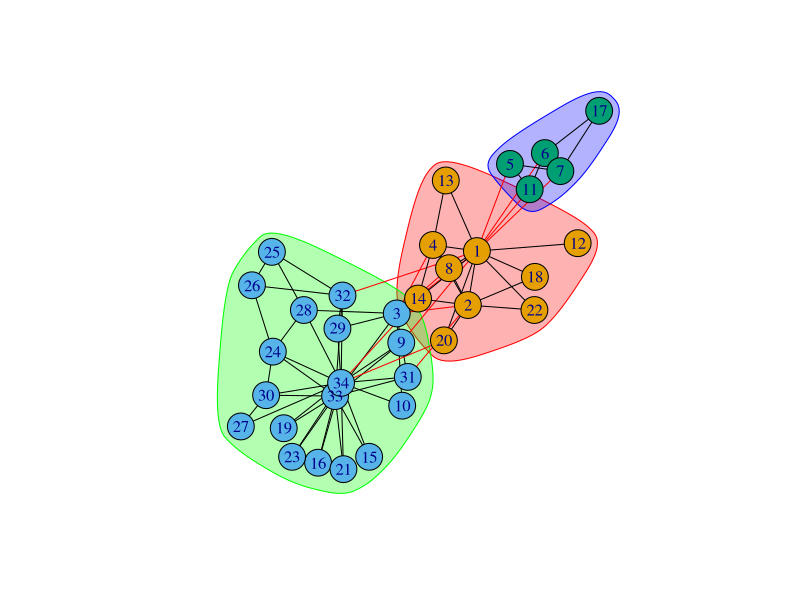
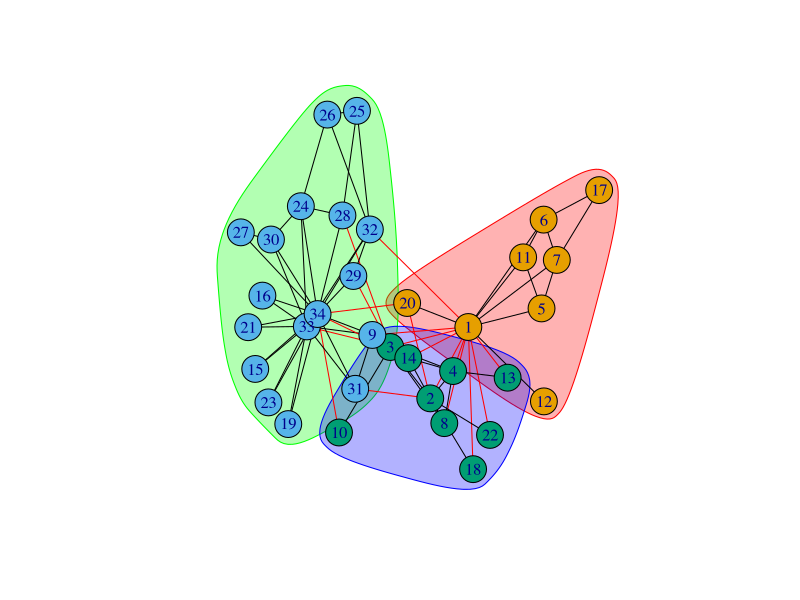

Source code (R) for these figures, in order: (Note: this script raises an error after producing the figures.)
library(igraph)

#creates a Zachary Graph
karate <- make_graph("Zachary")

#2 Communities
group<-label.propagation.community(karate)
plot(group, karate)

# 3 Communities
group1<-fastgreedy.community(karate)
plot(group1, karate)

# 4 Communities
group2<-Springlass.community(karate)
plot(group2, karate)

# 5 Communities
group3<-walktrap.community(karate)
plot(group3, karate)